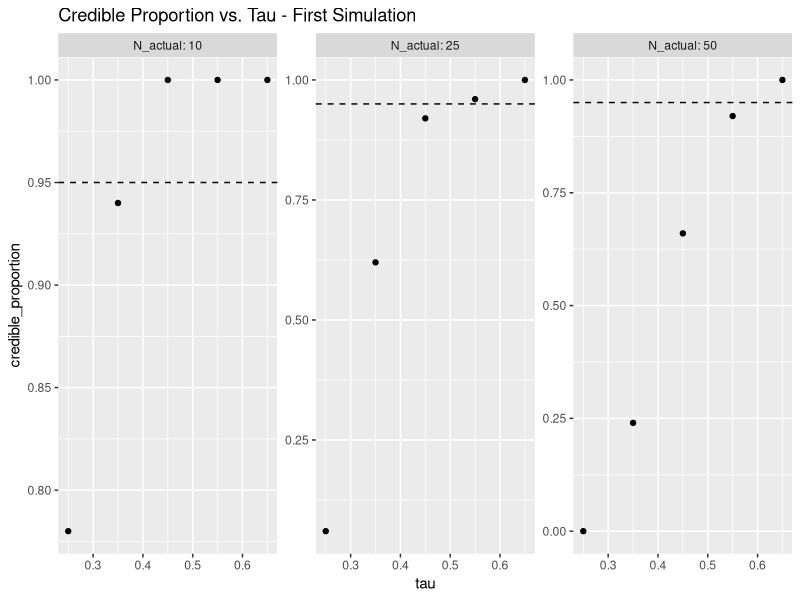
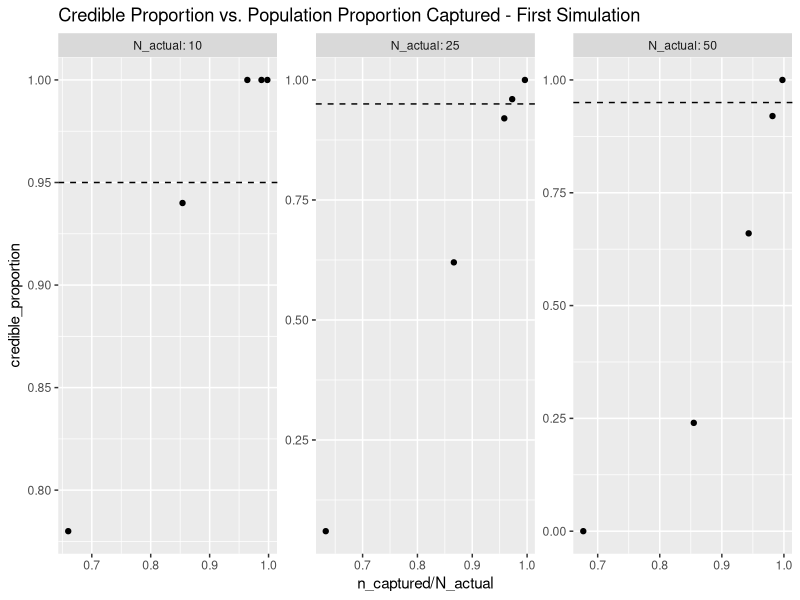
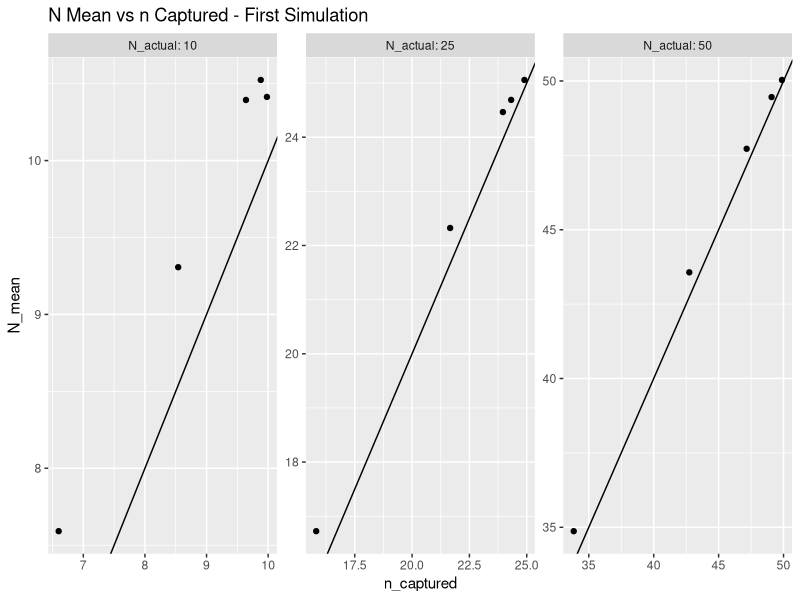
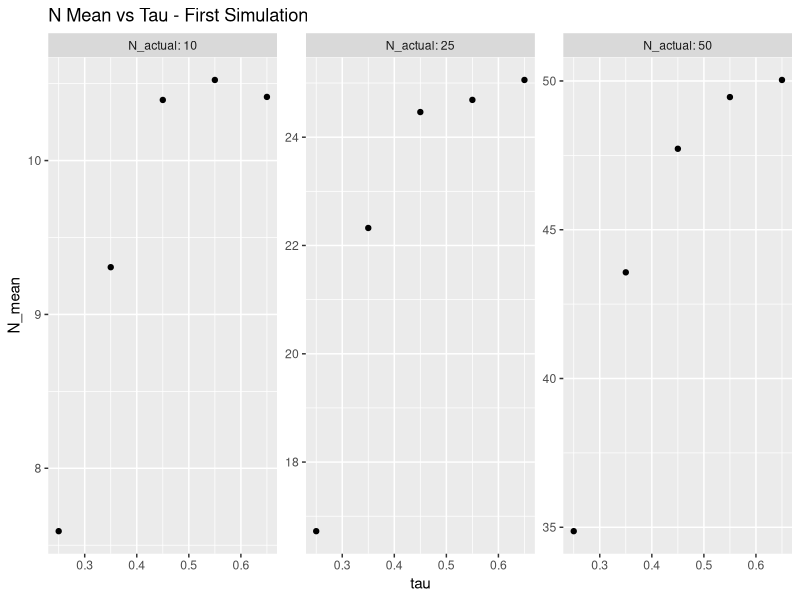
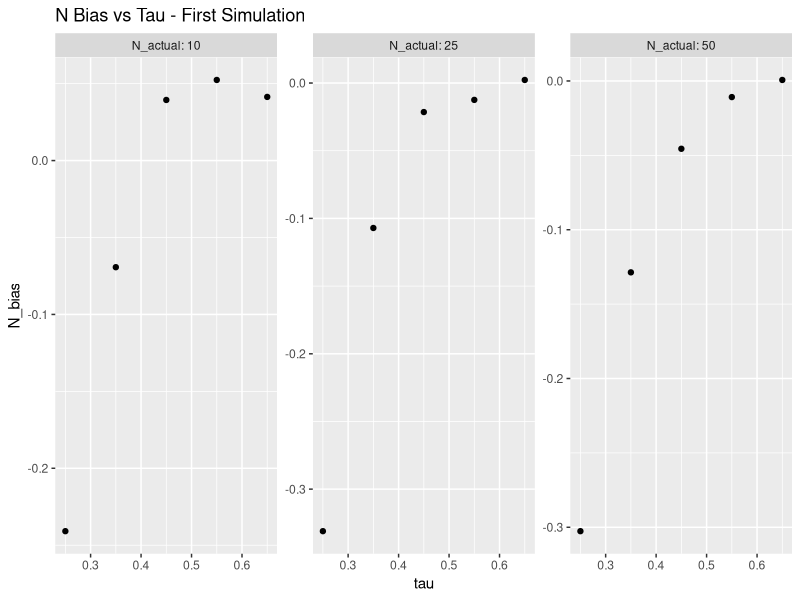
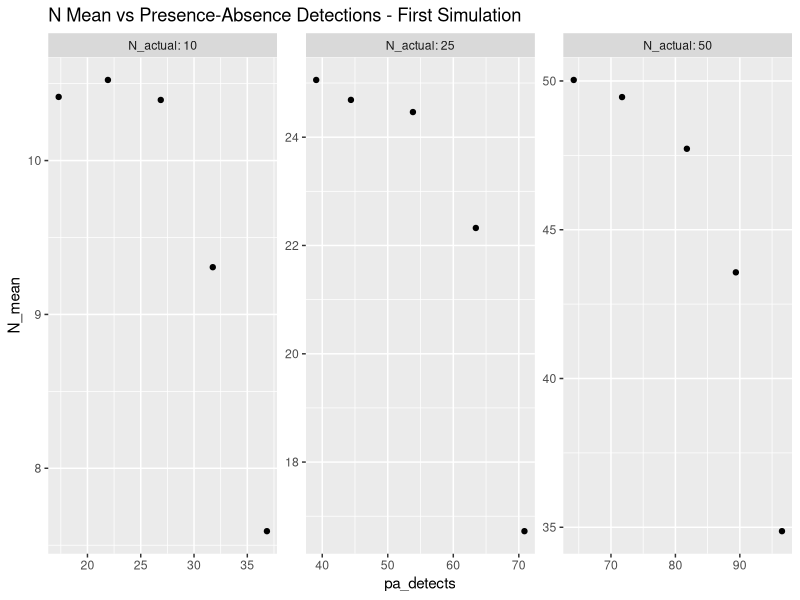
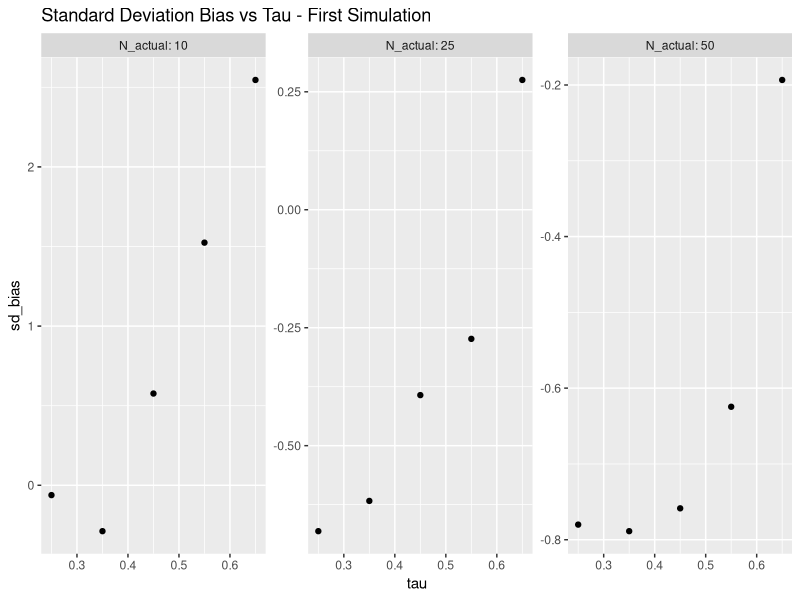
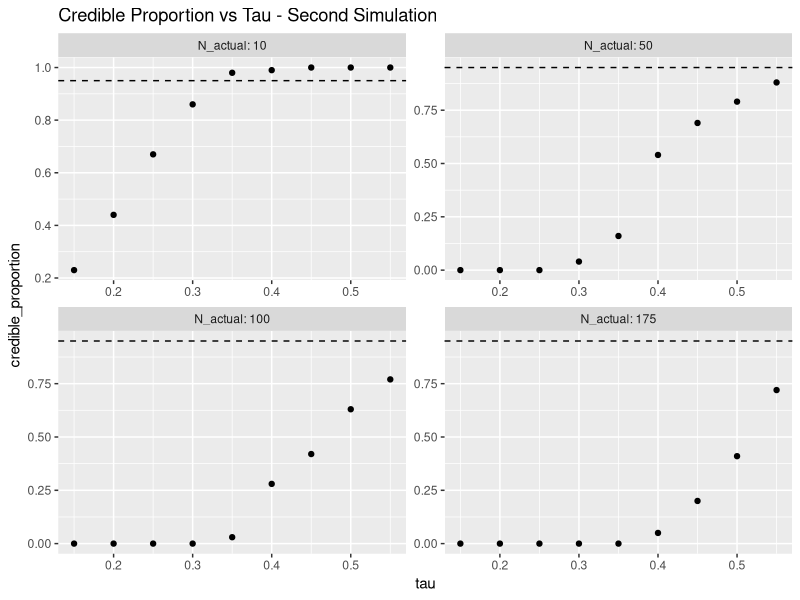

R code for these plots, in order:
## ---- chunk 1
knitr::opts_chunk$set(echo = FALSE)
knitr::opts_chunk$set(results = "hide")
library(ggplot2)
library(readr)
summary_stats_SimStudy4 <- read_csv("summary_stats_SimStudy4.csv")
summary_stats_SimStudy5 <- read_csv("summary_stats_SimStudy5.csv")
summary_stats_SimStudy7 <- read_csv("summary_stats_SimStudy7.csv")
summary_stats_SimStudy8 <- read_csv("summary_stats_SimStudy8.csv")
## ---- chunk 2

ggplot(data = summary_stats_SimStudy4, mapping = aes(x = tau, y = credible_proportion)) +
  geom_point() +
  facet_wrap(vars(N_actual), scales = "free", labeller = label_both) +
  geom_hline(yintercept = 0.95, lty = 2) +
  ggtitle("Credible Proportion vs. Tau - First Simulation")

ggsave("SimStudy4_credible_proportion_vs_tau.png", device = "png")

ggplot(data = summary_stats_SimStudy4, mapping = aes(x = n_captured/N_actual, y = credible_proportion)) +
  geom_point() +
  facet_wrap(vars(N_actual), scales = "free", labeller = label_both) +
  geom_hline(yintercept = 0.95, lty = 2) +
  ggtitle("Credible Proportion vs. Population Proportion Captured - First Simulation")

ggsave("SimStudy4_credible_proportion_vs_pop_prop.png", device = "png")

ggplot(data = summary_stats_SimStudy4, mapping = aes(x = n_captured, y = N_mean)) +
  geom_point() +
  facet_wrap(vars(N_actual), scales = "free", labeller = label_both) +
  geom_abline(slope = 1) +
  ggtitle("N Mean vs n Captured - First Simulation")

ggsave("SimStudy4_N_mean_vs_n_captured.png", device = "png")

ggplot(data = summary_stats_SimStudy4, mapping = aes(x = tau, y = N_mean)) +
  geom_point() +
  facet_wrap(vars(N_actual), scales = "free", labeller = label_both) +
  ggtitle("N Mean vs Tau - First Simulation")
ggsave("SimStudy4_N_mean_vs_tau.png", device = "png")

ggplot(data = summary_stats_SimStudy4, mapping = aes(x = tau, y = N_bias)) +
  geom_point() +
  facet_wrap(vars(N_actual), scales = "free", labeller = label_both) +
  ggtitle("N Bias vs Tau - First Simulation")
ggsave("SimStudy4_N_bias_vs_tau.png", device = "png")

ggplot(data = summary_stats_SimStudy4, mapping = aes(x = pa_detects, y = N_mean)) +
  geom_point() +
  facet_wrap(vars(N_actual), scales = "free", labeller = label_both) +
  ggtitle("N Mean vs Presence-Absence Detections - First Simulation")
ggsave("SimStudy4_N_mean_vs_pa_detects.png", device = "png")

ggplot(data = summary_stats_SimStudy4, mapping = aes(x = tau, y = sd_bias)) +
  geom_point() +
  facet_wrap(vars(N_actual), scales = "free", labeller = label_both) +
  ggtitle("Standard Deviation Bias vs Tau - First Simulation")
ggsave("SimStudy4_sd_bias_vs_tau.png", device = "png")
## ---- chunk 3

SimStudy5 <- subset(summary_stats_SimStudy5, N_actual == 10 | N_actual == 50 | N_actual == 100 | N_actual == 175)

ggplot(data = SimStudy5, mapping = aes(x = tau, y = credible_proportion)) +
  geom_point() +
  facet_wrap(vars(N_actual), scales = "free", labeller = label_both) +
  geom_hline(yintercept = 0.95, lty = 2) +
  ggtitle("Credible Proportion vs Tau - Second Simulation")

ggsave("SimStudy5_credible_proportion_vs_tau.png", device = "png")

ggplot(data = SimStudy5, mapping = aes(x = n_captured/N_actual, y = credible_proportion)) +
  geom_point() +
  facet_wrap(vars(N_actual), scales = "free", labeller = label_both) +
  geom_hline(yintercept = 0.95, lty = 2) +
  ggtitle("Credible Proportion vs Population Proportion Captured - Second Simulation")

ggsave("SimStudy5_credible_proportion_vs_pop_prop.png", device = "png")

ggplot(data = SimStudy5, mapping = aes(x = n_captured, y = N_mean)) +
  geom_point() +
  facet_wrap(vars(N_actual), scales = "free", labeller = label_both) +
  geom_abline(slope = 1) +
  ggtitle("N Mean vs n Captured - Second Simulation")

ggsave("SimStudy5_N_mean_vs_n_captured.png", device = "png")

ggplot(data = SimStudy5, mapping = aes(x = tau, y = N_mean)) +
  geom_point() +
  facet_wrap(vars(N_actual), scales = "free", labeller = label_both) +
  ggtitle("N Mean vs Tau - Second Simulation")
ggsave("SimStudy5_N_mean_vs_tau.png", device = "png")

ggplot(data = SimStudy5, mapping = aes(x = tau, y = N_bias)) +
  geom_point() +
  facet_wrap(vars(N_actual), scales = "free", labeller = label_both) +
  ggtitle("N Bias vs Tau - Second Simulation")
ggsave("SimStudy5_N_bias_vs_tau.png", device = "png")

ggplot(data = SimStudy5, mapping = aes(x = pa_detects, y = N_mean)) +
  geom_point() +
  facet_wrap(vars(N_actual), scales = "free", labeller = label_both) +
  ggtitle("N Mean vs Presence-Absence Detections - Second Simulation")
ggsave("SimStudy5_N_mean_vs_pa_detects.png", device = "png")

ggplot(data = SimStudy5, mapping = aes(x = tau, y = sd_bias)) +
  geom_point() +
  facet_wrap(vars(N_actual), scales = "free", labeller = label_both) +
  ggtitle("Standard Deviation Bias vs Tau - Second Simulation")
ggsave("SimStudy5_sd_bias_vs_tau.png", device = "png")
## ---- chunk 4

SimStudy7 <- subset(summary_stats_SimStudy7, N_actual == 10 | N_actual == 175 & (nsites == 16 | nsites == 25))

ggplot(data = SimStudy7, mapping = aes(x = tau, y = credible_proportion)) +
  geom_point() +
  facet_wrap(vars(N_actual, ntraps), scales = "free", labeller = label_both) +
  geom_hline(yintercept = 0.95, lty = 2) +
  ggtitle("Credible Proportion vs Tau - Third Simulation")
ggsave("SimStudy7_credible_proportion_vs_tau.png", device = "png")

ggplot(data = SimStudy7, mapping = aes(x = n_captured/N_actual, y = credible_proportion)) +
  geom_point() +
  facet_wrap(vars(N_actual, ntraps), scales = "free", labeller = label_both) +
  geom_hline(yintercept = 0.95, lty = 2) +
  ggtitle("Credible Proportion vs Population Proportion Captured - Third Simulation")
ggsave("SimStudy7_credible_proportion_vs_pop_prop.png", device = "png")

ggplot(data = SimStudy7, mapping = aes(x = n_captured, y = N_mean)) +
  geom_point() +
  facet_wrap(vars(N_actual, ntraps), scales = "free", labeller = label_both) +
  geom_abline(slope = 1) +
  ggtitle("N Mean vs n Captured - Third Simulation")
ggsave("SimStudy7_N_mean_vs_n_captured.png", device = "png")

ggplot(data = SimStudy7, mapping = aes(x = tau, y = N_mean)) +
  geom_point() +
  facet_wrap(vars(N_actual, ntraps), scales = "free", labeller = label_both) +
  ggtitle("N Mean vs Tau - Third Simulation")
ggsave("SimStudy7_N_mean_vs_tau.png", device = "png")

ggplot(data = SimStudy7, mapping = aes(x = pa_detects, y = N_mean)) +
  geom_point() +
  facet_wrap(vars(N_actual, nsites), scales = "free", labeller = label_both) +
  ggtitle("N Mean vs Presence-Absence Detections - Third Simulation")
ggsave("SimStudy7_N_mean_vs_pa_detects.png", device = "png")

ggplot(data = SimStudy7, mapping = aes(x = tau, y = sd_bias)) +
  geom_point() +
  facet_wrap(vars(N_actual, ntraps,nsites), scales = "free", labeller = label_both) +
  ggtitle("Standard Deviation Bias vs Tau - Third Simulation")
ggsave("SimStudy7_sd_bias_vs_tau.png", device = "png")
## ---- chunk 5

SimStudy8 <- subset(summary_stats_SimStudy8, N_actual == 1000 & (nsites == 16 | nsites == 25))

ggplot(data = SimStudy8, mapping = aes(x = tau, y = credible_proportion)) +
  geom_point() +
  facet_wrap(vars(N_actual, ntraps, nsites), scales = "free", labeller = label_both) +
  geom_hline(yintercept = 0.95, lty = 2) +
  ggtitle("Credible Proportion vs Tau")
ggsave("SimStudy8_credible_proportion_vs_tau.png", device = "png")

ggplot(data = SimStudy8, mapping = aes(x = n_captured/N_actual, y = credible_proportion)) +
  geom_point() +
  facet_wrap(vars(N_actual, ntraps, nsites), scales = "free", labeller = label_both) +
  geom_hline(yintercept = 0.95, lty = 2) +
  ggtitle("Credible Proportion vs Population Proportion Captured")
ggsave("SimStudy8_credible_proportion_vs_pop_prop.png", device = "png")


ggplot(data = SimStudy8, mapping = aes(x = n_captured, y = N_mean)) +
  geom_point() +
  facet_wrap(vars(N_actual, ntraps, nsites), scales = "free", labeller = label_both) +
  geom_abline(slope = 1) +
  ggtitle("N Mean vs. n Captured")
ggsave("SimStudy8_N_mean_vs_n_captured.png", device = "png")

ggplot(data = SimStudy8, mapping = aes(x = tau, y = N_mean)) +
  geom_point() +
  facet_wrap(vars(N_actual, ntraps, nsites), scales = "free", labeller = label_both) +
  ggtitle("N Mean vs. Tau")
ggsave("SimStudy8_N_mean_vs_tau.png", device = "png")

ggplot(data = SimStudy8, mapping = aes(x = pa_detects, y = N_mean)) +
  geom_point() +
  facet_wrap(vars(N_actual, ntraps, nsites), scales = "free", labeller = label_both) +
  ggtitle("N Mean vs. Presence-Absence Detections")
ggsave("SimStudy8_N_mean_vs_pa_detects.png", device = "png")

ggplot(data = SimStudy8, mapping = aes(x = tau, y = sd_bias)) +
  geom_point() +
  facet_wrap(vars(N_actual, ntraps, nsites), scales = "free", labeller = label_both) +
  ggtitle("Standard Deviation Bias vs. Tau")
ggsave("SimStudy8_sd_bias_vs_tau.png", device = "png")
